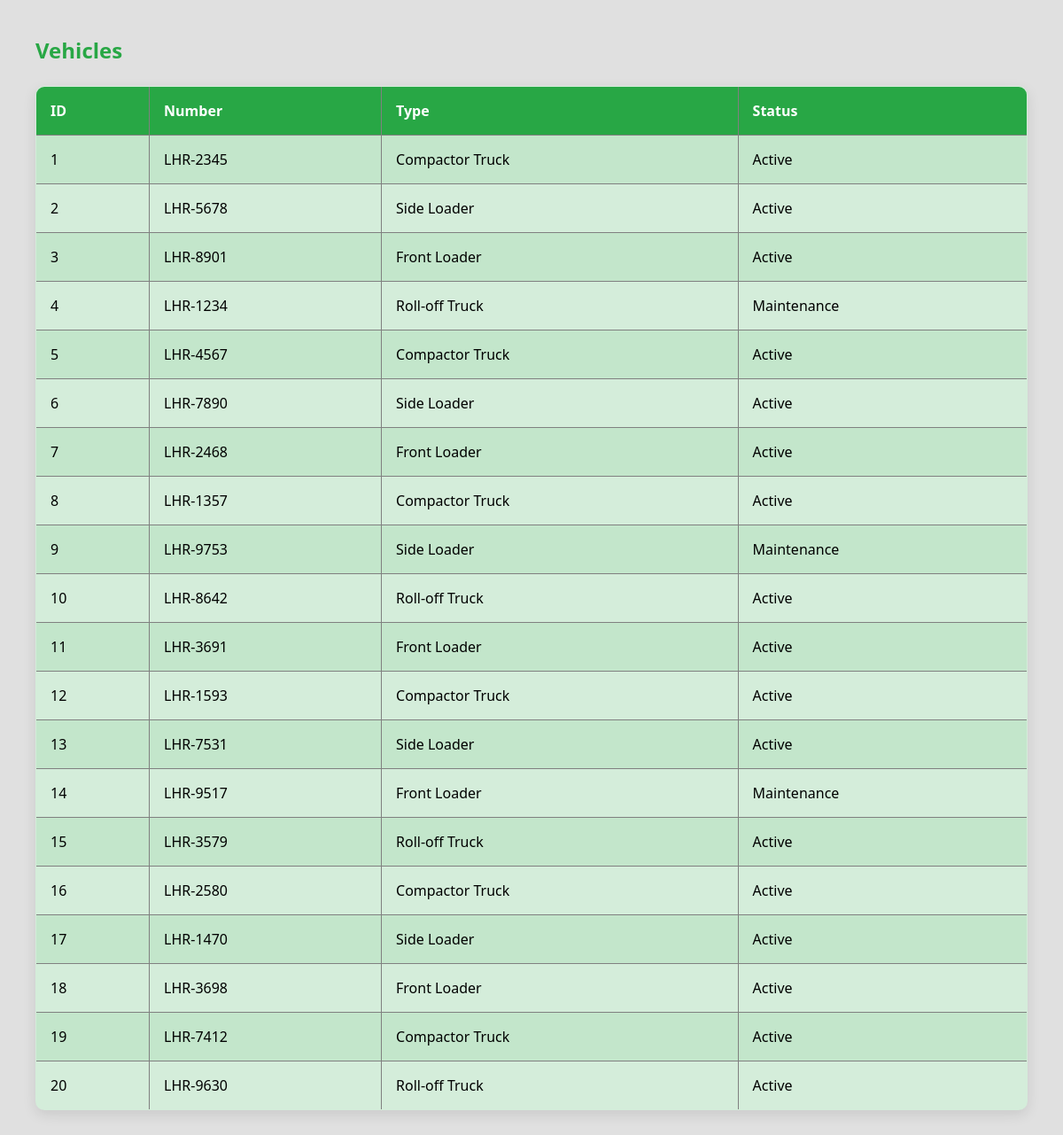
Screenshot of /vehicles.php with the database file from the repository.
### tables this page shows
CREATE TABLE Vehicles ( vehicle_id INT PRIMARY KEY AUTO_INCREMENT, vehicle_number VARCHAR(20), type VARCHAR(50), capacity INT, fuel_type VARCHAR(20), registration_date DATE, last_service DATE, status VARCHAR(20) );

### vehicles.php (the view, shortened to what this page needs)
<?php
include "db.php";
$result = mysqli_query($conn, "SELECT * FROM Vehicles");
?>
<h2>Vehicles</h2>
<table border="1">
<tr>
<th>ID</th><th>Number</th><th>Type</th><th>Status</th>
</tr>
<?php while($v = mysqli_fetch_assoc($result)) { ?>
<tr>
<td><?php echo $v['vehicle_id']; ?></td>
<td><?php echo $v['vehicle_number']; ?></td>
<td><?php echo $v['type']; ?></td>
<td><?php echo $v['status']; ?></td>
</tr>
<?php } ?>
</table>

### vehicles.php (style rules this page uses)
h2 { color: #28a745; margin-bottom: 1.5rem; }
table { width: 100%; border-collapse: collapse; background: #d4edda; border-radius: 10px; overflow: hidden; box-shadow: 0 5px 15px rgba(0,0,0,0.1); }
th, td { padding: 1rem; text-align: left; }
th { background: #28a745; color: white; }
tr:nth-child(even) { background: #c3e6cb; }

### rows the page displays
vehicles: vehicle_id "1", vehicle_number "LHR-2345", type "Compactor Truck", status "Active"
vehicles: vehicle_id "2", vehicle_number "LHR-5678", type "Side Loader", status "Active"
vehicles: vehicle_id "3", vehicle_number "LHR-8901", type "Front Loader", status "Active"
vehicles: vehicle_id "4", vehicle_number "LHR-1234", type "Roll-off Truck", status "Maintenance"
vehicles: vehicle_id "5", vehicle_number "LHR-4567", type "Compactor Truck", status "Active"
vehicles: vehicle_id "6", vehicle_number "LHR-7890", type "Side Loader", status "Active"
vehicles: vehicle_id "7", vehicle_number "LHR-2468", type "Front Loader", status "Active"
vehicles: vehicle_id "8", vehicle_number "LHR-1357", type "Compactor Truck", status "Active"
vehicles: vehicle_id "9", vehicle_number "LHR-9753", type "Side Loader", status "Maintenance"
vehicles: vehicle_id "10", vehicle_number "LHR-8642", type "Roll-off Truck", status "Active"
vehicles: vehicle_id "11", vehicle_number "LHR-3691", type "Front Loader", status "Active"
vehicles: vehicle_id "12", vehicle_number "LHR-1593", type "Compactor Truck", status "Active"
vehicles: vehicle_id "13", vehicle_number "LHR-7531", type "Side Loader", status "Active"
vehicles: vehicle_id "14", vehicle_number "LHR-9517", type "Front Loader", status "Maintenance"
vehicles: vehicle_id "15", vehicle_number "LHR-3579", type "Roll-off Truck", status "Active"
vehicles: vehicle_id "16", vehicle_number "LHR-2580", type "Compactor Truck", status "Active"
vehicles: vehicle_id "17", vehicle_number "LHR-1470", type "Side Loader", status "Active"
vehicles: vehicle_id "18", vehicle_number "LHR-3698", type "Front Loader", status "Active"
vehicles: vehicle_id "19", vehicle_number "LHR-7412", type "Compactor Truck", status "Active"
vehicles: vehicle_id "20", vehicle_number "LHR-9630", type "Roll-off Truck", status "Active"
